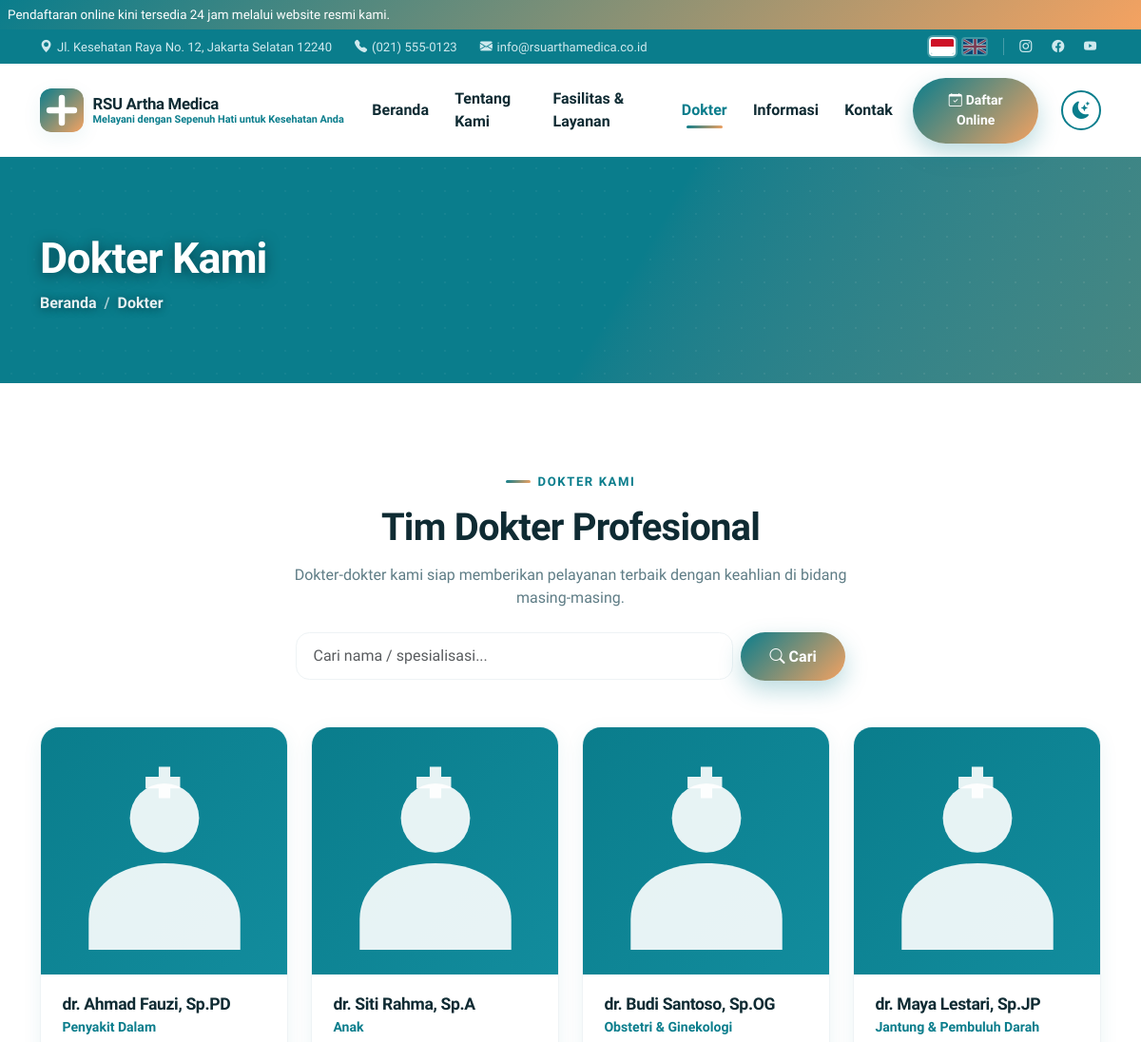
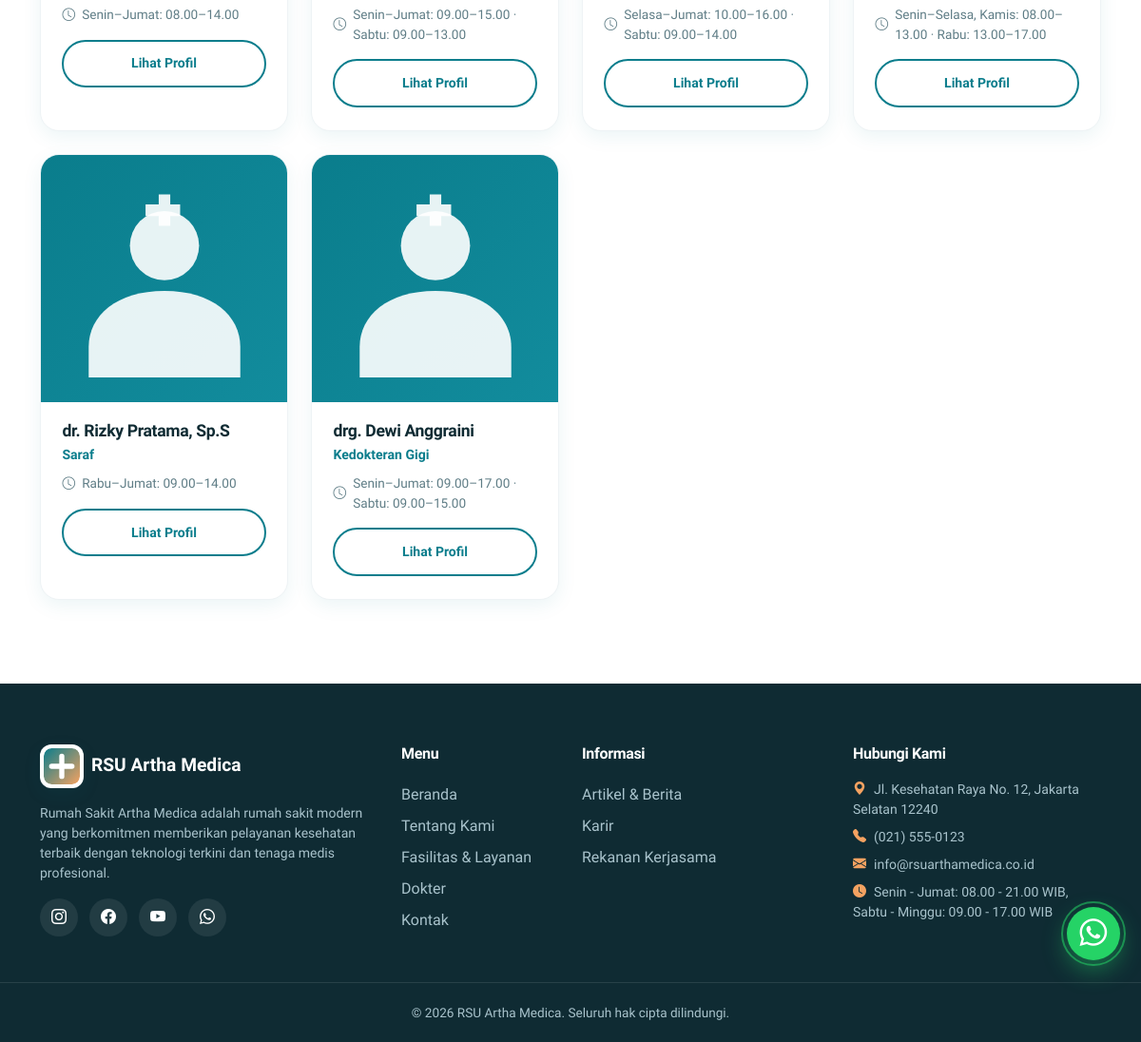
The app's page /doctors.php with its own data (2 pictures, top to bottom).
### tables this page shows
CREATE TABLE doctors (
  id INT AUTO_INCREMENT PRIMARY KEY,
  name VARCHAR(150) NOT NULL,
  specialist VARCHAR(150) DEFAULT NULL,
  photo VARCHAR(255) DEFAULT NULL,
  schedule VARCHAR(255) DEFAULT NULL,
  email VARCHAR(150) DEFAULT NULL,
  phone VARCHAR(50) DEFAULT NULL,
  bio TEXT,
  sort INT DEFAULT 0,
  active TINYINT(1) DEFAULT 1,
  created_at TIMESTAMP DEFAULT CURRENT_TIMESTAMP
);

### includes/functions.php (called while the page is built, shortened)
<?php
function base_url(string $path = ''): string
{
    static $base = null;
    if ($base === null) {
        $script = $_SERVER['SCRIPT_NAME'] ?? '/';
        $dir = rtrim(str_replace('\\', '/', dirname($script)), '/');
        $base = rtrim($dir, '/');
    }
    return $base . '/' . ltrim($path, '/');
}
function lang_code(): string
{
    static $code = null;
    if ($code === null) {
        $c = $_SESSION['lang'] ?? ($_COOKIE['lang'] ?? 'id');
        $code = ($c === 'en' && !is_admin_route()) ? 'en' : 'id';
    }
    return $code;
}
function t(string $key, array $params = []): string
{
    $text = $GLOBALS['LANG'][$key] ?? $GLOBALS['LANG_ID'][$key] ?? $key;
    return $params ? vsprintf($text, $params) : $text;
}
function e(?string $value): string
{
    return htmlspecialchars((string)$value, ENT_QUOTES, 'UTF-8');
}
function doctor_days(): array
{
    return [0 => 'Senin', 1 => 'Selasa', 2 => 'Rabu', 3 => 'Kamis', 4 => 'Jumat', 5 => 'Sabtu', 6 => 'Minggu'];
}
function get_schedules_map(array $doctorIds): array
{
    $map = [];
    $ids = array_values(array_filter(array_map('intval', $doctorIds), fn($v) => $v > 0));
    $ph = implode(',', array_fill(0, count($ids), '?'));
    foreach (db_all("SELECT * FROM doctor_schedules WHERE doctor_id IN ($ph) ORDER BY day ASC", $ids) as $row) {
        $map[(int)$row['doctor_id']][] = $row;
    }
    return $map;
}
function format_time(?string $t): string
{
    $parts = explode(':', (string)$t);
    return $parts[0] . '.' . ($parts[1] ?? '00');
}
function schedule_compact(array $rows): string
{
    $days = doctor_days();
    $groups = [];
    foreach ($rows as $r) {
        $start = $r['start_time'] ?? null;
        $end = $r['end_time'] ?? null;
        $key = format_time($start) . '–' . format_time($end);
        $groups[$key][] = (int)$r['day'];
    }
    $chunks = [];
    foreach ($groups as $key => $dayList) {
        sort($dayList);
        $ranges = [];
        $i = 0;
        while ($i < count($dayList)) {
            $j = $i;
            while ($j + 1 < count($dayList) && $dayList[$j + 1] === $dayList[$j] + 1) {
                $j++;
            }
            if ($j === $i) {
                $ranges[] = $days[$dayList[$i]];
            } else {
                $ranges[] = $days[$dayList[$i]] . '–' . $days[$dayList[$j]];
            }
            $i = $j + 1;
        }
        $chunks[] = implode(', ', $ranges) . ': ' . $key;
    }
    return implode(' · ', $chunks);
}
function paginate(string $sql, array $params, int $perPage = 9): array
{
    $page = max(1, (int)($_GET['page'] ?? 1));
    $countSql = preg_replace('/SELECT\s+.*?\s+FROM/si', 'SELECT COUNT(*) FROM', $sql, 1);
    $total = (int)db_one($countSql, $params)['COUNT(*)'];
    $totalPages = max(1, (int)ceil($total / $perPage));
    $page = min($page, $totalPages);
    $offset = ($page - 1) * $perPage;
    $rows = db_all($sql . ' LIMIT ' . $perPage . ' OFFSET ' . $offset, $params);
    return ['items' => $rows, 'page' => $page, 'total_pages' => $totalPages, 'total' => $total];
}

### includes/db.php (called while the page is built, shortened)
<?php
function db(): PDO
{
    static $pdo = null;
    if ($pdo === null) {
        $dsn = 'mysql:host=' . DB_HOST . ';dbname=' . DB_NAME . ';charset=utf8mb4';
        try {
            $pdo = new PDO($dsn, DB_USER, DB_PASS, [
                PDO::ATTR_ERRMODE => PDO::ERRMODE_EXCEPTION,
                PDO::ATTR_DEFAULT_FETCH_MODE => PDO::FETCH_ASSOC,
                PDO::ATTR_EMULATE_PREPARES => false,
            ]);
        } catch (PDOException $e) {
            http_response_code(500);
            exit('Koneksi database gagal: ' . htmlspecialchars($e->getMessage(), ENT_QUOTES, 'UTF-8'));
        }
    }
    return $pdo;
}
function db_all(string $sql, array $params = []): array
{
    $stmt = db()->prepare($sql);
    $stmt->execute($params);
    return $stmt->fetchAll();
}
function db_one(string $sql, array $params = []): ?array
{
    $stmt = db()->prepare($sql);
    $stmt->execute($params);
    $row = $stmt->fetch();
    return $row === false ? null : $row;
}

### doctors.php (the view, shortened to what this page needs)
<?php
$search = trim($_GET['q'] ?? '');
$params = [];
$where = 'WHERE active = 1';
$result = paginate(
    'SELECT * FROM doctors ' . $where . ' ORDER BY sort ASC',
    $params,
    8
);
$doctors = $result['items'];
$docSchedules = get_schedules_map(array_column($doctors, 'id'));
include __DIR__ . '/includes/header.php';
include __DIR__ . '/includes/sections/page_banner.php';
?>
<section class="section">
  <div class="container">
    <div class="text-center mb-4" data-aos="fade-up">
      <span class="section-eyebrow"><?= e(t('doctors.eyebrow')) ?></span>
      <h2 class="section-title"><?= e(t('doctors.title')) ?></h2>
      <p class="section-sub mx-auto"><?= e(t('doctors.sub')) ?></p>
    </div>
    <form method="get" action="<?= e(base_url('doctors.php')) ?>" class="row justify-content-center mb-5 g-2" data-aos="fade-up">
      <div class="col-md-6 col-lg-5">
        <input type="text" name="q" class="form-control" placeholder="<?= e(t('doctors.search_placeholder')) ?>" value="<?= e($search) ?>">
      </div>
      <div class="col-auto">
        <button class="btn btn-grad" type="submit"><i class="bi bi-search me-1"></i><?= e(t('doctors.search')) ?></button>
      </div>
    </form>
    <div class="row g-4">
      <?php if ($doctors): ?>
        <?php foreach ($doctors as $doc): ?>
        <?php $photo = $doc['photo'] ? img_url('doctors', $doc['photo']) : base_url('assets/img/doctor-placeholder.svg'); ?>
        <div class="col-md-6 col-lg-3" data-aos="fade-up" data-aos-delay="<?= ((int)$doc['sort'] % 4) * 80 ?>">
          <div class="doc-card">
            <div class="doc-photo-wrap"><img class="doc-photo" src="<?= e($photo) ?>" alt="<?= e($doc['name']) ?>"></div>
            <div class="doc-body">
              <h5 class="doc-name"><?= e($doc['name']) ?></h5>
              <div class="doc-spec"><?= e($doc['specialist']) ?></div>
              <?php $dComp = schedule_compact($docSchedules[$doc['id']] ?? []); ?>
              <?php if ($dComp): ?><div class="doc-sched mb-3"><i class="bi bi-clock"></i><?= e($dComp) ?></div><?php endif; ?>
              <a class="btn btn-outline-primary-round btn-sm w-100" href="<?= e(base_url('doctor-detail.php?id=' . $doc['id'])) ?>"><?= e(t('doctors.viewprofile')) ?></a>
            </div>
          </div>
        </div>
        <?php endforeach; ?>
      <?php endif; ?>
    </div>
  </div>
</section>
<?php include __DIR__ . '/includes/footer.php'; ?>

### assets/css/style.css (style rules this page uses)
:root { --primary: #0a7d8c; --secondary: #f4a261; --primary-dark: #075f6b; --primary-light: #e6f6f8; --secondary-light: #fdf1e6; --dark: #0f2b33; --ink: #0f2b33; --muted: #5f7d86; --light: #f5f9fa; --surface: #ffffff; --surface-soft: #f5f9fa; --border: #eef3f5; --border-soft: #f1f5f6; --body-text: #33475a; --navbar-bg: rgba(255, 255, 255, 0.92); --navbar-bg-solid: rgba(255, 255, 255, 0.98); --grad: linear-gradient(135deg, var(--primary), var(--secondary)); --grad-soft: linear-gradient(135deg, #e6f6f8 0%, #fdf1e6 100%); --shadow-sm: 0 6px 20px rgba(10, 125, 140, 0.08); --shadow-md: 0 14px 40px rgba(10, 125, 140, 0.14); --shadow-lg: 0 24px 60px rgba(10, 125, 140, 0.20); --radius: 1.25rem; --radius-lg: 2rem; --font: 'Plus Jakarta Sans', 'Poppins', 'Segoe UI', system-ui, -apple-system, sans-serif; }
html { scroll-behavior: smooth; }
body { font-family: var(--font); color: var(--body-text); background: var(--surface); overflow-x: hidden; }
h1, h2, h3, h4, h5, h6 { font-weight: 800; color: var(--ink); letter-spacing: -0.02em; }
a { text-decoration: none; }
.btn-grad { background: var(--grad); color: #fff !important; border: 0; border-radius: 50rem; padding: 0.85rem 1.9rem; font-weight: 700; box-shadow: 0 10px 24px rgba(10, 125, 140, 0.28); transition: transform 0.25s ease, box-shadow 0.25s ease, filter 0.25s ease; }
.btn-outline-primary-round { border: 2px solid var(--primary); color: var(--primary); border-radius: 50rem; padding: 0.8rem 1.9rem; font-weight: 700; transition: all 0.25s ease; }
.section { padding: 5.5rem 0; }
.section-eyebrow { display: inline-flex; align-items: center; gap: 0.5rem; color: var(--primary); font-weight: 800; font-size: 0.82rem; letter-spacing: 0.12em; text-transform: uppercase; margin-bottom: 0.9rem; }
.section-eyebrow::before { content: ''; width: 26px; height: 3px; border-radius: 3px; background: var(--grad); }
.section-title { font-size: clamp(1.7rem, 3.5vw, 2.5rem); margin-bottom: 0.9rem; }
.section-sub { color: var(--muted); max-width: 640px; }
.doc-card { background: var(--surface); border-radius: var(--radius); overflow: hidden; box-shadow: var(--shadow-sm); border: 1px solid var(--border); transition: transform 0.3s ease, box-shadow 0.3s ease; height: 100%; }
.doc-card .doc-photo-wrap { height: 260px; overflow: hidden; position: relative; }
.doc-card .doc-photo { width: 100%; height: 100%; object-fit: cover; transition: transform 0.5s ease; }
.doc-card .doc-body { padding: 1.3rem 1.4rem 1.5rem; }
.doc-card .doc-name { font-size: 1.1rem; margin-bottom: 0.2rem; }
.doc-card .doc-spec { color: var(--primary); font-weight: 700; font-size: 0.88rem; margin-bottom: 0.6rem; }
.doc-card .doc-sched { font-size: 0.85rem; color: var(--muted); display: flex; align-items: center; gap: 0.45rem; }
.form-control, .form-select { border-radius: 0.9rem; padding: 0.75rem 1.1rem; border-color: var(--border); font-family: var(--font); background: var(--surface); color: var(--body-text); }

### records on screen
doctors: name "dr. Ahmad Fauzi, Sp.PD", specialist "Penyakit Dalam", dComp "Senin–Jumat: 08.00–14.00"
doctors: name "dr. Siti Rahma, Sp.A", specialist "Anak", dComp "Senin–Jumat: 09.00–15.00 · Sabtu: 09.00–13.00"
doctors: name "dr. Budi Santoso, Sp.OG", specialist "Obstetri & Ginekologi", dComp "Selasa–Jumat: 10.00–16.00 · Sabtu: 09.00–14.00"
doctors: name "dr. Maya Lestari, Sp.JP", specialist "Jantung & Pembuluh Darah", dComp "Senin–Selasa, Kamis: 08.00–13.00 · Rabu: 13.00–17.00"
doctors: name "dr. Rizky Pratama, Sp.S", specialist "Saraf", dComp "Rabu–Jumat: 09.00–14.00"
doctors: name "drg. Dewi Anggraini", specialist "Kedokteran Gigi", dComp "Senin–Jumat: 09.00–17.00 · Sabtu: 09.00–15.00"

### other values on screen
setting('site_announcement') "Pendaftaran online kini tersedia 24 jam melalui website resmi kami."
setting('site_address') "Jl. Kesehatan Raya No. 12, Jakarta Selatan 12240"
setting('site_phone') "(021) 555-0123"
setting('site_email') "info@rsuarthamedica.co.id"
setting('site_name') "RSU Artha Medica"
setting('site_tagline') "Melayani dengan Sepenuh Hati untuk Kesehatan Anda"
t('nav.home') "Beranda"
t('nav.about') "Tentang Kami"
t('nav.services') "Fasilitas & Layanan"
t('nav.doctors') "Dokter"
t('nav.information') "Informasi"
t('nav.contact') "Kontak"
t('nav.register') "Daftar Online"
$bannerTitle "Dokter Kami"
$c['label'] "Beranda"
